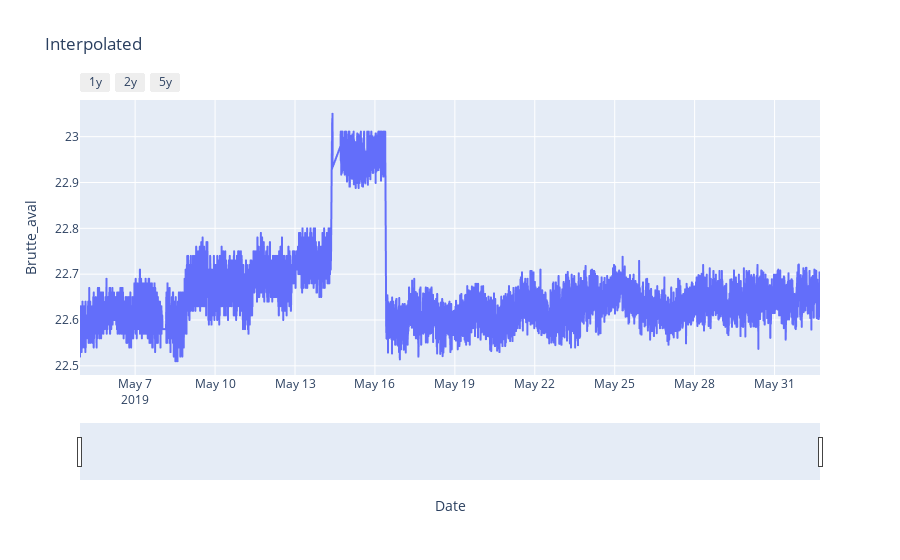

Notebook code for this chart:
### Code cell
fig = px.line(tmp_df.reset_index(), x='Date', y='Brutte_aval', title='Interpolated')
#slider
fig.update_xaxes(
    rangeslider_visible = True,
    rangeselector = dict(
        buttons = list([
              dict(count=1, label='1y', step="year", stepmode="backward"),
              dict(count=2, label='2y', step="year", stepmode="backward"),
              dict(count=2, label='5y', step="year", stepmode="backward")
        ])
    )
)
fig.show()

### Figure 1 — Plotly figure (JSON) as saved in the notebook; plotly's stock layout.template omitted (floating-point values rounded to 4 significant figures; data arrays with more than 128 entries replaced by an {"elided": "..."} marker saying what was removed)
{"data": [{"hovertemplate": "Date=%{x}<br>Brutte_aval=%{y}<extra></extra>", "legendgroup": "", "line": {"color": "#636efa", "dash": "solid"}, "marker": {"symbol": "circle"}, "mode": "lines", "name": "", "showlegend": false, "type": "scattergl", "x": {"elided": "8000 str values"}, "xaxis": "x", "y": {"elided": "8000 float values"}, "yaxis": "y"}], "layout": {"legend": {"tracegroupgap": 0}, "title": {"text": "Interpolated"}, "xaxis": {"anchor": "y", "domain": [0, 1], "rangeselector": {"buttons": [{"count": 1, "label": "1y", "step": "year", "stepmode": "backward"}, {"count": 2, "label": "2y", "step": "year", "stepmode": "backward"}, {"count": 2, "label": "5y", "step": "year", "stepmode": "backward"}]}, "rangeslider": {"visible": true}, "title": {"text": "Date"}}, "yaxis": {"anchor": "x", "domain": [0, 1], "title": {"text": "Brutte_aval"}}}}
